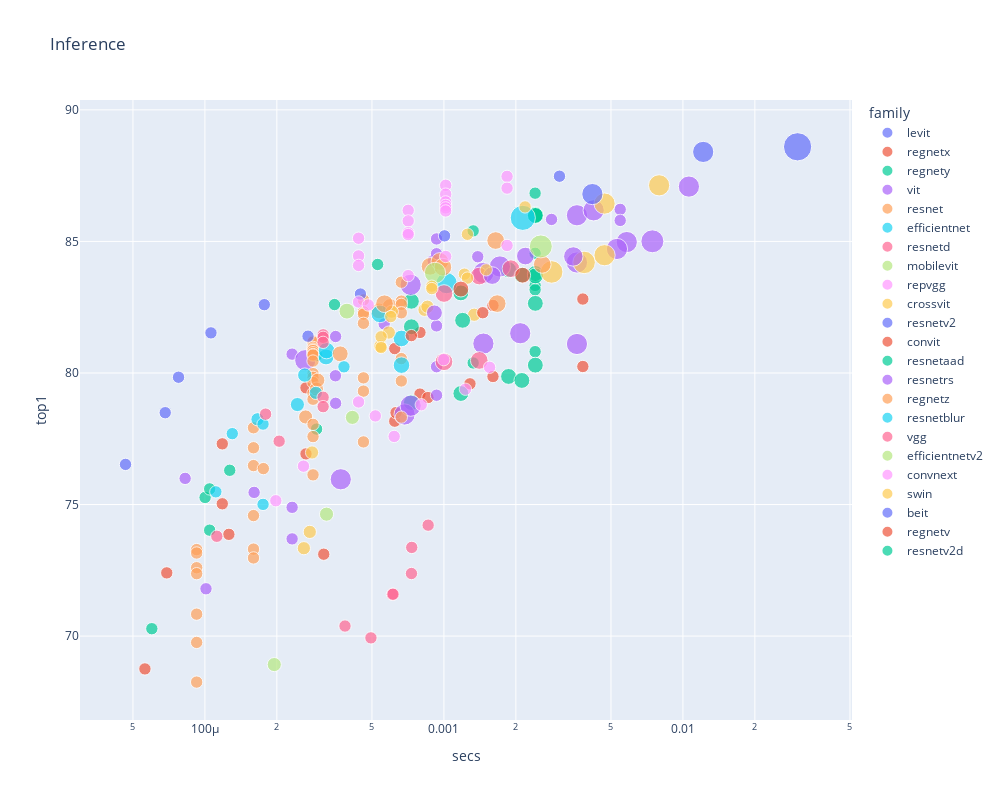

Here is the notebook cell this chart was saved with:
### Code cell
import pandas as pd
df_results = pd.read_csv('results-imagenet.csv')

df_results['model_org'] = df_results['model'] 
df_results['model'] = df_results['model'].str.split('.').str[0]

def get_data(part, col):
    df = pd.read_csv(f'benchmark-{part}-amp-nhwc-pt111-cu113-rtx3090.csv').merge(df_results, on='model')
    df['secs'] = 1. / df[col]
    df['family'] = df.model.str.extract('^([a-z]+?(?:v2)?)(?:\d|_|$)')
    df = df[~df.model.str.endswith('gn')]
    df.loc[df.model.str.contains('in22'),'family'] = df.loc[df.model.str.contains('in22'),'family'] + '_in22'
    df.loc[df.model.str.contains('resnet.*d'),'family'] = df.loc[df.model.str.contains('resnet.*d'),'family'] + 'd'
    return df[df.family.str.contains('^re[sg]netd?|beit|convnext|levit|efficient|vit|vgg|swin')]

df = get_data('infer', 'infer_samples_per_sec')

import plotly.express as px
w,h = 1000,800

def show_all(df, title, size):
    return px.scatter(df, width=w, height=h, size=df[size]**2, title=title,
        x='secs',  y='top1', log_x=True, color='family', hover_name='model_org', hover_data=[size])

show_all(df, 'Inference', 'infer_img_size')

### Figure 1 — Plotly figure (JSON) as saved in the notebook; plotly's stock layout.template omitted (floating-point values rounded to 4 significant figures)
{"data": [{"customdata": [[224], [224], [224], [224], [224]], "hovertemplate": "<b>%{hovertext}</b><br><br>family=levit<br>secs=%{x}<br>top1=%{y}<br>size=%{marker.size}<br>infer_img_size=%{customdata[0]}<extra></extra>", "hovertext": ["levit_128s.fb_dist_in1k", "levit_128.fb_dist_in1k", "levit_192.fb_dist_in1k", "levit_256.fb_dist_in1k", "levit_384.fb_dist_in1k"], "legendgroup": "levit", "marker": {"color": "#636efa", "size": [50176, 50176, 50176, 50176, 50176], "sizemode": "area", "sizeref": 655.4, "symbol": "circle"}, "mode": "markers", "name": "levit", "orientation": "v", "showlegend": true, "type": "scatter", "x": [4.654e-05, 6.822e-05, 7.756e-05, 0.000106, 0.0001772], "xaxis": "x", "y": [76.53, 78.49, 79.84, 81.52, 82.6], "yaxis": "y"}, {"customdata": [[224], [224], [224], [224], [224], [224], [224], [224], [224], [224], [224], [224], [224], [224], [224], [224], [224], [224]], "hovertemplate": "<b>%{hovertext}</b><br><br>family=regnetx<br>secs=%{x}<br>top1=%{y}<br>size=%{marker.size}<br>infer_img_size=%{customdata[0]}<extra></extra>", "hovertext": ["regnetx_002.pycls_in1k", "regnetx_004.pycls_in1k", "regnetx_008.tv2_in1k", "regnetx_008.pycls_in1k", "regnetx_006.pycls_in1k", "regnetx_016.tv2_in1k", "regnetx_016.pycls_in1k", "regnetx_032.tv2_in1k", "regnetx_032.pycls_in1k", "regnetx_040.pycls_in1k", "regnetx_080.tv2_in1k", "regnetx_080.pycls_in1k", "regnetx_064.pycls_in1k", "regnetx_120.pycls_in1k", "regnetx_160.tv2_in1k", "regnetx_160.pycls_in1k", "regnetx_320.tv2_in1k", "regnetx_320.pycls_in1k"], "legendgroup": "regnetx", "marker": {"color": "#EF553B", "size": [50176, 50176, 50176, 50176, 50176, 50176, 50176, 50176, 50176, 50176, 50176, 50176, 50176, 50176, 50176, 50176, 50176, 50176], "sizemode": "area", "sizeref": 655.4, "symbol": "circle"}, "mode": "markers", "name": "regnetx", "orientation": "v", "showlegend": true, "type": "scatter", "x": [5.611e-05, 6.925e-05, 0.0001182, 0.0001182, 0.000126, 0.0002648, 0.0002648, 0.0006228, 0.0006228, 0.0006304, 0.0007939, 0.0007939, 0.0008572, 0.001285, 0.001604, 0.001604, 0.003813, 0.003813], "xaxis": "x", "y": [68.75, 72.4, 77.31, 75.03, 73.87, 79.44, 76.92, 80.93, 78.17, 78.49, 81.54, 79.2, 79.07, 79.59, 82.57, 79.87, 82.81, 80.25], "yaxis": "y"}, {"customdata": [[224], [224], [224], [224], [224], [224], [224], [288], [288], [288], [288], [288], [224], [224], [288], [288], [288], [288], [224], [224], [224], [224], [224], [288], [288], [288], [288], [288], [288], [288]], "hovertemplate": "<b>%{hovertext}</b><br><br>family=regnety<br>secs=%{x}<br>top1=%{y}<br>size=%{marker.size}<br>infer_img_size=%{customdata[0]}<extra></extra>", "hovertext": ["regnety_002.pycls_in1k", "regnety_006.pycls_in1k", "regnety_004.tv2_in1k", "regnety_004.pycls_in1k", "regnety_008.pycls_in1k", "regnety_016.tv2_in1k", "regnety_016.pycls_in1k", "regnety_032.ra_in1k", "regnety_032.tv2_in1k", "regnety_032.pycls_in1k", "regnety_040.ra3_in1k", "regnety_040.pycls_in1k", "regnety_120.sw_in12k_ft_in1k", "regnety_120.pycls_in1k", "regnety_080.ra3_in1k", "regnety_080.pycls_in1k", "regnety_064.ra3_in1k", "regnety_064.pycls_in1k", "regnety_320.swag_ft_in1k", "regnety_320.swag_lc_in1k", "regnety_320.seer_ft_in1k", "regnety_320.tv2_in1k", "regnety_320.pycls_in1k", "regnety_160.swag_ft_in1k", "regnety_160.lion_in12k_ft_in1k", "regnety_160.sw_in12k_ft_in1k", "regnety_160.swag_lc_in1k", "regnety_160.deit_in1k", "regnety_160.tv2_in1k", "regnety_160.pycls_in1k"], "legendgroup": "regnety", "marker": {"color": "#00cc96", "size": [50176, 50176, 50176, 50176, 50176, 50176, 50176, 82944, 82944, 82944, 82944, 82944, 50176, 50176, 82944, 82944, 82944, 82944, 50176, 50176, 50176, 50176, 50176, 82944, 82944, 82944, 82944, 82944, 82944, 82944], "sizemode": "area", "sizeref": 655.4, "symbol": "circle"}, "mode": "markers", "name": "regnety", "orientation": "v", "showlegend": true, "type": "scatter", "x": [5.998e-05, 0.0001002, 0.0001047, 0.0001047, 0.000127, 0.0002934, 0.0002934, 0.0007311, 0.0007311, 0.0007311, 0.001177, 0.001177, 0.001326, 0.001326, 0.001864, 0.001864, 0.002119, 0.002119, 0.002408, 0.002408, 0.002408, 0.002408, 0.002408, 0.002413, 0.002413, 0.002413, 0.002413, 0.002413, 0.002413, 0.002413], "xaxis": "x", "y": [70.28, 75.27, 75.59, 74.03, 76.3, 80.67, 77.87, 82.73, 81.76, 78.88, 83.04, 79.22, 85.4, 80.38, 83.93, 79.87, 83.72, 79.72, 86.83, 84.55, 83.33, 83.16, 80.81, 86.02, 85.99, 85.99, 83.78, 83.69, 82.65, 80.3], "yaxis": "y"}, {"customdata": [[224], [224], [224], [224], [224], [224], [384], [224], [224], [384], [224], [384], [384], [384], [224], [224], [224], [224], [224], [224], [224], [384], [384], [384], [384], [224], [384], [384], [384], [384], [224], [224], [384], [384]], "hovertemplate": "<b>%{hovertext}</b><br><br>family=vit<br>secs=%{x}<br>top1=%{y}<br>size=%{marker.size}<br>infer_img_size=%{customdata[0]}<extra></extra>", "hovertext": ["vit_small_patch32_224.augreg_in21k_ft_in1k", "vit_tiny_r_s16_p8_224.augreg_in21k_ft_in1k", "vit_tiny_patch16_224.augreg_in21k_ft_in1k", "vit_base_patch32_224.augreg_in21k_ft_in1k", "vit_base_patch32_224.augreg_in1k", "vit_base_patch32_224.sam_in1k", "vit_small_patch32_384.augreg_in21k_ft_in1k", "vit_small_patch16_224.augreg_in21k_ft_in1k", "vit_small_patch16_224.augreg_in1k", "vit_tiny_r_s16_p8_384.augreg_in21k_ft_in1k", "vit_small_r26_s32_224.augreg_in21k_ft_in1k", "vit_tiny_patch16_384.augreg_in21k_ft_in1k", "vit_base_patch32_384.augreg_in21k_ft_in1k", "vit_base_patch32_384.augreg_in1k", "vit_base_patch16_224_miil.in21k_ft_in1k", "vit_base_patch16_224.augreg2_in21k_ft_in1k", "vit_base_patch16_224.augreg_in21k_ft_in1k", "vit_base_patch16_224.orig_in21k_ft_in1k", "vit_base_patch16_224.sam_in1k", "vit_base_patch16_224.augreg_in1k", "vit_large_r50_s32_224.augreg_in21k_ft_in1k", "vit_small_patch16_384.augreg_in21k_ft_in1k", "vit_small_patch16_384.augreg_in1k", "vit_small_r26_s32_384.augreg_in21k_ft_in1k", "vit_large_patch32_384.orig_in21k_ft_in1k", "vit_large_patch16_224.augreg_in21k_ft_in1k", "vit_base_patch16_384.augreg_in21k_ft_in1k", "vit_base_patch16_384.orig_in21k_ft_in1k", "vit_base_patch16_384.augreg_in1k", "vit_large_r50_s32_384.augreg_in21k_ft_in1k", "vit_base_patch8_224.augreg2_in21k_ft_in1k", "vit_base_patch8_224.augreg_in21k_ft_in1k", "vit_base_r50_s16_384.orig_in21k_ft_in1k", "vit_large_patch16_384.augreg_in21k_ft_in1k"], "legendgroup": "vit", "marker": {"color": "#ab63fa", "size": [50176, 50176, 50176, 50176, 50176, 50176, 147456, 50176, 50176, 147456, 50176, 147456, 147456, 147456, 50176, 50176, 50176, 50176, 50176, 50176, 50176, 147456, 147456, 147456, 147456, 50176, 147456, 147456, 147456, 147456, 50176, 50176, 147456, 147456], "sizemode": "area", "sizeref": 655.4, "symbol": "circle"}, "mode": "markers", "name": "vit", "orientation": "v", "showlegend": true, "type": "scatter", "x": [8.265e-05, 0.0001011, 0.0001607, 0.0002317, 0.0002317, 0.0002317, 0.000263, 0.0003523, 0.0003523, 0.0003703, 0.0005623, 0.0006846, 0.0007258, 0.0007258, 0.0009018, 0.0009316, 0.0009316, 0.0009316, 0.0009316, 0.0009316, 0.001386, 0.001463, 0.001463, 0.001715, 0.002086, 0.00282, 0.003603, 0.003603, 0.003603, 0.004232, 0.005465, 0.005465, 0.005822, 0.01059], "xaxis": "x", "y": [75.99, 71.8, 75.46, 80.72, 74.89, 73.69, 80.49, 81.39, 78.85, 75.96, 81.86, 78.42, 83.35, 78.76, 84.27, 85.09, 84.53, 81.79, 80.24, 79.15, 84.42, 83.8, 81.12, 84.05, 81.51, 85.84, 85.99, 84.2, 81.1, 86.18, 86.22, 85.8, 84.98, 87.08], "yaxis": "y"}, {"customdata": [[224], [224], [224], [224], [224], [224], [224], [224], [224], [224], [224], [224], [224], [224], [256], [224], [224], [224], [224], [224], [224], [224], [224], [224], [224], [224], [224], [224], [224], [224], [224], [224], [224], [256], [256], [224], [224], [224], [224], [224], [224], [224], [288], [288], [224], [224], [224], [224], [224], [224], [224]], "hovertemplate": "<b>%{hovertext}</b><br><br>family=resnet<br>secs=%{x}<br>top1=%{y}<br>size=%{marker.size}<br>infer_img_size=%{customdata[0]}<extra></extra>", "hovertext": ["resnet18.fb_swsl_ig1b_ft_in1k", "resnet18.a1_in1k", "resnet18.fb_ssl_yfcc100m_ft_in1k", "resnet18.a2_in1k", "resnet18.gluon_in1k", "resnet18.tv_in1k", "resnet18.a3_in1k", "resnet34.a1_in1k", "resnet34.a2_in1k", "resnet34.bt_in1k", "resnet34.gluon_in1k", "resnet34.tv_in1k", "resnet34.a3_in1k", "resnet26.bt_in1k", "resnet26t.ra2_in1k", "resnet50.a1_in1k", "resnet50.fb_swsl_ig1b_ft_in1k", "resnet50.d_in1k", "resnet50.c1_in1k", "resnet50.c2_in1k", "resnet50.tv2_in1k", "resnet50.a2_in1k", "resnet50.b1k_in1k", "resnet50.a1h_in1k", "resnet50.b2k_in1k", "resnet50.ram_in1k", "resnet50.ra_in1k", "resnet50.bt_in1k", "resnet50.fb_ssl_yfcc100m_ft_in1k", "resnet50.am_in1k", "resnet50.a3_in1k", "resnet50.gluon_in1k", "resnet50.tv_in1k", "resnet32ts.ra2_in1k", "resnet33ts.ra2_in1k", "resnet101.a1h_in1k", "resnet101.a1_in1k", "resnet101.a2_in1k", "resnet101.tv2_in1k", "resnet101.a3_in1k", "resnet101.gluon_in1k", "resnet101.tv_in1k", "resnet51q.ra2_in1k", "resnet61q.ra2_in1k", "resnet152.a1h_in1k", "resnet152.a1_in1k", "resnet152.a2_in1k", "resnet152.tv2_in1k", "resnet152.a3_in1k", "resnet152.gluon_in1k", "resnet152.tv_in1k"], "legendgroup": "resnet", "marker": {"color": "#FFA15A", "size": [50176, 50176, 50176, 50176, 50176, 50176, 50176, 50176, 50176, 50176, 50176, 50176, 50176, 50176, 65536, 50176, 50176, 50176, 50176, 50176, 50176, 50176, 50176, 50176, 50176, 50176, 50176, 50176, 50176, 50176, 50176, 50176, 50176, 65536, 65536, 50176, 50176, 50176, 50176, 50176, 50176, 50176, 82944, 82944, 50176, 50176, 50176, 50176, 50176, 50176, 50176], "sizemode": "area", "sizeref": 655.4, "symbol": "circle"}, "mode": "markers", "name": "resnet", "orientation": "v", "showlegend": true, "type": "scatter", "x": [9.237e-05, 9.237e-05, 9.237e-05, 9.237e-05, 9.237e-05, 9.237e-05, 9.237e-05, 0.0001597, 0.0001597, 0.0001597, 0.0001597, 0.0001597, 0.0001597, 0.0001756, 0.0002639, 0.0002834, 0.0002834, 0.0002834, 0.0002834, 0.0002834, 0.0002834, 0.0002834, 0.0002834, 0.0002834, 0.0002834, 0.0002834, 0.0002834, 0.0002834, 0.0002834, 0.0002834, 0.0002834, 0.0002834, 0.0002834, 0.0002929, 0.0002967, 0.0004606, 0.0004606, 0.0004606, 0.0004606, 0.0004606, 0.0004606, 0.0004606, 0.0005349, 0.000596, 0.0006634, 0.0006634, 0.0006634, 0.0006634, 0.0006634, 0.0006634, 0.0006634], "xaxis": "x", "y": [73.29, 73.16, 72.6, 72.37, 70.83, 69.76, 68.25, 77.92, 77.16, 76.48, 74.58, 73.31, 72.97, 76.37, 78.33, 81.21, 81.17, 80.97, 80.91, 80.87, 80.85, 80.77, 80.71, 80.68, 80.45, 79.98, 79.84, 79.64, 79.23, 79.0, 78.05, 77.58, 76.13, 79.39, 79.73, 82.78, 82.32, 82.24, 81.89, 79.81, 79.31, 77.38, 82.36, 82.52, 83.45, 82.73, 82.61, 82.29, 80.55, 79.7, 78.32], "yaxis": "y"}, {"customdata": [[224], [224], [240], [224], [224], [256], [260], [240], [288], [300], [320], [300], [300], [384], [456]], "hovertemplate": "<b>%{hovertext}</b><br><br>family=efficientnet<br>secs=%{x}<br>top1=%{y}<br>size=%{marker.size}<br>infer_img_size=%{customdata[0]}<extra></extra>", "hovertext": ["efficientnet_lite0.ra_in1k", "efficientnet_b0.ra_in1k", "efficientnet_b1_pruned.in1k", "efficientnet_es.ra_in1k", "efficientnet_es_pruned.in1k", "efficientnet_b1.ft_in1k", "efficientnet_b2_pruned.in1k", "efficientnet_em.ra2_in1k", "efficientnet_b2.ra_in1k", "efficientnet_b3_pruned.in1k", "efficientnet_b3.ra2_in1k", "efficientnet_el.ra_in1k", "efficientnet_el_pruned.in1k", "efficientnet_b4.ra2_in1k", "efficientnet_b5.sw_in12k_ft_in1k"], "legendgroup": "efficientnet", "marker": {"color": "#19d3f3", "size": [50176, 50176, 57600, 50176, 50176, 65536, 67600, 57600, 82944, 90000, 102400, 90000, 90000, 147456, 207936], "sizemode": "area", "sizeref": 655.4, "symbol": "circle"}, "mode": "markers", "name": "efficientnet", "orientation": "v", "showlegend": true, "type": "scatter", "x": [0.0001111, 0.0001302, 0.000166, 0.0001751, 0.0001751, 0.0002438, 0.0002617, 0.0002912, 0.0003212, 0.0003228, 0.0005396, 0.0006642, 0.0006644, 0.001026, 0.002138], "xaxis": "x", "y": [75.48, 77.69, 78.24, 78.06, 75.01, 78.8, 79.92, 79.24, 80.61, 80.85, 82.25, 81.31, 80.3, 83.41, 85.9], "yaxis": "y"}, {"customdata": [[224], [224], [224], [224], [224], [224], [224], [224], [320], [320], [320], [320], [320]], "hovertemplate": "<b>%{hovertext}</b><br><br>family=resnetd<br>secs=%{x}<br>top1=%{y}<br>size=%{marker.size}<br>infer_img_size=%{customdata[0]}<extra></extra>", "hovertext": ["resnet18d.ra2_in1k", "resnet34d.ra2_in1k", "resnet26d.bt_in1k", "resnet50d.a1_in1k", "resnet50d.ra2_in1k", "resnet50d.a2_in1k", "resnet50d.gluon_in1k", "resnet50d.a3_in1k", "resnet101d.ra2_in1k", "resnet101d.gluon_in1k", "resnet152d.ra2_in1k", "resnet152d.gluon_in1k", "resnet200d.ra2_in1k"], "legendgroup": "resnetd", "marker": {"color": "#FF6692", "size": [50176, 50176, 50176, 50176, 50176, 50176, 50176, 50176, 102400, 102400, 102400, 102400, 102400], "sizemode": "area", "sizeref": 655.4, "symbol": "circle"}, "mode": "markers", "name": "resnetd", "orientation": "v", "showlegend": true, "type": "scatter", "x": [0.0001122, 0.0001795, 0.0002045, 0.0003124, 0.0003124, 0.0003124, 0.0003124, 0.0003124, 0.001001, 0.001001, 0.001405, 0.001405, 0.001907], "xaxis": "x", "y": [73.79, 78.44, 77.41, 81.45, 81.36, 81.16, 79.08, 78.72, 83.02, 80.43, 83.68, 80.48, 83.96], "yaxis": "y"}, {"customdata": [[256], [256], [256]], "hovertemplate": "<b>%{hovertext}</b><br><br>family=mobilevit<br>secs=%{x}<br>top1=%{y}<br>size=%{marker.size}<br>infer_img_size=%{customdata[0]}<extra></extra>", "hovertext": ["mobilevit_xxs.cvnets_in1k", "mobilevit_xs.cvnets_in1k", "mobilevit_s.cvnets_in1k"], "legendgroup": "mobilevit", "marker": {"color": "#B6E880", "size": [65536, 65536, 65536], "sizemode": "area", "sizeref": 655.4, "symbol": "circle"}, "mode": "markers", "name": "mobilevit", "orientation": "v", "showlegend": true, "type": "scatter", "x": [0.0001951, 0.0003228, 0.0004141], "xaxis": "x", "y": [68.92, 74.63, 78.31], "yaxis": "y"}, {"customdata": [[224], [224], [224], [224], [224], [224], [224], [224]], "hovertemplate": "<b>%{hovertext}</b><br><br>family=repvgg<br>secs=%{x}<br>top1=%{y}<br>size=%{marker.size}<br>infer_img_size=%{customdata[0]}<extra></extra>", "hovertext": ["repvgg_b0.rvgg_in1k", "repvgg_a2.rvgg_in1k", "repvgg_b1.rvgg_in1k", "repvgg_b1g4.rvgg_in1k", "repvgg_b2.rvgg_in1k", "repvgg_b3.rvgg_in1k", "repvgg_b2g4.rvgg_in1k", "repvgg_b3g4.rvgg_in1k"], "legendgroup": "repvgg", "marker": {"color": "#FF97FF", "size": [50176, 50176, 50176, 50176, 50176, 50176, 50176, 50176], "sizemode": "area", "sizeref": 655.4, "symbol": "circle"}, "mode": "markers", "name": "repvgg", "orientation": "v", "showlegend": true, "type": "scatter", "x": [0.0001981, 0.0002585, 0.0005165, 0.0006193, 0.000804, 0.0009982, 0.00123, 0.001553], "xaxis": "x", "y": [75.14, 76.46, 78.37, 77.59, 78.79, 80.51, 79.38, 80.22], "yaxis": "y"}, {"customdata": [[240], [240], [240], [240], [240], [240], [240], [240], [240], [408], [408]], "hovertemplate": "<b>%{hovertext}</b><br><br>family=crossvit<br>secs=%{x}<br>top1=%{y}<br>size=%{marker.size}<br>infer_img_size=%{customdata[0]}<extra></extra>", "hovertext": ["crossvit_tiny_240.in1k", "crossvit_9_240.in1k", "crossvit_9_dagger_240.in1k", "crossvit_small_240.in1k", "crossvit_15_240.in1k", "crossvit_15_dagger_240.in1k", "crossvit_18_240.in1k", "crossvit_18_dagger_240.in1k", "crossvit_base_240.in1k", "crossvit_15_dagger_408.in1k", "crossvit_18_dagger_408.in1k"], "legendgroup": "crossvit", "marker": {"color": "#FECB52", "size": [57600, 57600, 57600, 57600, 57600, 57600, 57600, 57600, 57600, 166464, 166464], "sizemode": "area", "sizeref": 655.4, "symbol": "circle"}, "mode": "markers", "name": "crossvit", "orientation": "v", "showlegend": true, "type": "scatter", "x": [0.0002594, 0.0002747, 0.0002807, 0.0005423, 0.0005881, 0.0006054, 0.0008295, 0.0008531, 0.001338, 0.002824, 0.003859], "xaxis": "x", "y": [73.34, 73.96, 76.98, 81.02, 81.54, 82.33, 82.4, 82.52, 82.21, 83.84, 84.2], "yaxis": "y"}, {"customdata": [[224], [224]], "hovertemplate": "<b>%{hovertext}</b><br><br>family=resnetv2<br>secs=%{x}<br>top1=%{y}<br>size=%{marker.size}<br>infer_img_size=%{customdata[0]}<extra></extra>", "hovertext": ["resnetv2_50.a1h_in1k", "resnetv2_101.a1h_in1k"], "legendgroup": "resnetv2", "marker": {"color": "#636efa", "size": [50176, 50176], "sizemode": "area", "sizeref": 655.4, "symbol": "circle"}, "mode": "markers", "name": "resnetv2", "orientation": "v", "showlegend": true, "type": "scatter", "x": [0.00027, 0.0004473], "xaxis": "x", "y": [81.4, 83], "yaxis": "y"}, {"customdata": [[224], [224], [224]], "hovertemplate": "<b>%{hovertext}</b><br><br>family=convit<br>secs=%{x}<br>top1=%{y}<br>size=%{marker.size}<br>infer_img_size=%{customdata[0]}<extra></extra>", "hovertext": ["convit_tiny.fb_in1k", "convit_small.fb_in1k", "convit_base.fb_in1k"], "legendgroup": "convit", "marker": {"color": "#EF553B", "size": [50176, 50176, 50176], "sizemode": "area", "sizeref": 655.4, "symbol": "circle"}, "mode": "markers", "name": "convit", "orientation": "v", "showlegend": true, "type": "scatter", "x": [0.0003143, 0.0007307, 0.001454], "xaxis": "x", "y": [73.11, 81.42, 82.29], "yaxis": "y"}, {"customdata": [[224], [224]], "hovertemplate": "<b>%{hovertext}</b><br><br>family=resnetaad<br>secs=%{x}<br>top1=%{y}<br>size=%{marker.size}<br>infer_img_size=%{customdata[0]}<extra></extra>", "hovertext": ["resnetaa50d.sw_in12k_ft_in1k", "resnetaa101d.sw_in12k_ft_in1k"], "legendgroup": "resnetaad", "marker": {"color": "#00cc96", "size": [50176, 50176], "sizemode": "area", "sizeref": 655.4, "symbol": "circle"}, "mode": "markers", "name": "resnetaad", "orientation": "v", "showlegend": true, "type": "scatter", "x": [0.0003485, 0.0005281], "xaxis": "x", "y": [82.6, 84.12], "yaxis": "y"}, {"customdata": [[224], [288], [320], [320], [352], [384], [416]], "hovertemplate": "<b>%{hovertext}</b><br><br>family=resnetrs<br>secs=%{x}<br>top1=%{y}<br>size=%{marker.size}<br>infer_img_size=%{customdata[0]}<extra></extra>", "hovertext": ["resnetrs50.tf_in1k", "resnetrs101.tf_in1k", "resnetrs152.tf_in1k", "resnetrs200.tf_in1k", "resnetrs270.tf_in1k", "resnetrs350.tf_in1k", "resnetrs420.tf_in1k"], "legendgroup": "resnetrs", "marker": {"color": "#ab63fa", "size": [50176, 82944, 102400, 102400, 123904, 147456, 173056], "sizemode": "area", "sizeref": 655.4, "symbol": "circle"}, "mode": "markers", "name": "resnetrs", "orientation": "v", "showlegend": true, "type": "scatter", "x": [0.0003516, 0.0009126, 0.001592, 0.002192, 0.003478, 0.005297, 0.00745], "xaxis": "x", "y": [79.89, 82.28, 83.7, 84.44, 84.43, 84.71, 85.0], "yaxis": "y"}, {"customdata": [[288], [320], [320], [320], [320], [320], [320], [320]], "hovertemplate": "<b>%{hovertext}</b><br><br>family=regnetz<br>secs=%{x}<br>top1=%{y}<br>size=%{marker.size}<br>infer_img_size=%{customdata[0]}<extra></extra>", "hovertext": ["regnetz_b16.ra3_in1k", "regnetz_c16.ra3_in1k", "regnetz_d8.ra3_in1k", "regnetz_040.ra3_in1k", "regnetz_d32.ra3_in1k", "regnetz_e8.ra3_in1k", "regnetz_c16_evos.ch_in1k", "regnetz_d8_evos.ch_in1k"], "legendgroup": "regnetz", "marker": {"color": "#FFA15A", "size": [82944, 102400, 102400, 102400, 102400, 102400, 102400, 102400], "sizemode": "area", "sizeref": 655.4, "symbol": "circle"}, "mode": "markers", "name": "regnetz", "orientation": "v", "showlegend": true, "type": "scatter", "x": [0.0003682, 0.0005641, 0.0008749, 0.0009619, 0.0009902, 0.001646, 0.001671, 0.00258], "xaxis": "x", "y": [80.73, 82.63, 84.05, 84.24, 84.02, 85.03, 82.64, 84.13], "yaxis": "y"}, {"customdata": [[224]], "hovertemplate": "<b>%{hovertext}</b><br><br>family=resnetblur<br>secs=%{x}<br>top1=%{y}<br>size=%{marker.size}<br>infer_img_size=%{customdata[0]}<extra></extra>", "hovertext": ["resnetblur50.bt_in1k"], "legendgroup": "resnetblur", "marker": {"color": "#19d3f3", "size": [50176], "sizemode": "area", "sizeref": 655.4, "symbol": "circle"}, "mode": "markers", "name": "resnetblur", "orientation": "v", "showlegend": true, "type": "scatter", "x": [0.0003818], "xaxis": "x", "y": [80.23], "yaxis": "y"}, {"customdata": [[224], [224], [224], [224], [224], [224], [224]], "hovertemplate": "<b>%{hovertext}</b><br><br>family=vgg<br>secs=%{x}<br>top1=%{y}<br>size=%{marker.size}<br>infer_img_size=%{customdata[0]}<extra></extra>", "hovertext": ["vgg11_bn.tv_in1k", "vgg13.tv_in1k", "vgg13_bn.tv_in1k", "vgg16.tv_in1k", "vgg19.tv_in1k", "vgg16_bn.tv_in1k", "vgg19_bn.tv_in1k"], "legendgroup": "vgg", "marker": {"color": "#FF6692", "size": [50176, 50176, 50176, 50176, 50176, 50176, 50176], "sizemode": "area", "sizeref": 655.4, "symbol": "circle"}, "mode": "markers", "name": "vgg", "orientation": "v", "showlegend": true, "type": "scatter", "x": [0.0003856, 0.0004951, 0.000609, 0.0006127, 0.0007314, 0.0007335, 0.0008591], "xaxis": "x", "y": [70.38, 69.93, 71.59, 71.59, 72.38, 73.37, 74.22], "yaxis": "y"}, {"customdata": [[288], [384], [416]], "hovertemplate": "<b>%{hovertext}</b><br><br>family=efficientnetv2<br>secs=%{x}<br>top1=%{y}<br>size=%{marker.size}<br>infer_img_size=%{customdata[0]}<extra></extra>", "hovertext": ["efficientnetv2_rw_t.ra2_in1k", "efficientnetv2_rw_s.ra2_in1k", "efficientnetv2_rw_m.agc_in1k"], "legendgroup": "efficientnetv2", "marker": {"color": "#B6E880", "size": [82944, 147456, 173056], "sizemode": "area", "sizeref": 655.4, "symbol": "circle"}, "mode": "markers", "name": "efficientnetv2", "orientation": "v", "showlegend": true, "type": "scatter", "x": [0.0003929, 0.0009177, 0.002543], "xaxis": "x", "y": [82.35, 83.81, 84.81], "yaxis": "y"}, {"customdata": [[224], [224], [224], [224], [224], [224], [224], [224], [224], [224], [224], [224], [224], [224], [224], [224], [224], [224], [224], [224], [224]], "hovertemplate": "<b>%{hovertext}</b><br><br>family=convnext<br>secs=%{x}<br>top1=%{y}<br>size=%{marker.size}<br>infer_img_size=%{customdata[0]}<extra></extra>", "hovertext": ["convnext_tiny.in12k_ft_in1k_384", "convnext_tiny.in12k_ft_in1k", "convnext_tiny.fb_in22k_ft_in1k_384", "convnext_tiny.fb_in1k", "convnext_tiny.fb_in22k_ft_in1k", "convnext_tiny_hnf.a2h_in1k", "convnext_small.in12k_ft_in1k_384", "convnext_small.fb_in22k_ft_in1k_384", "convnext_small.in12k_ft_in1k", "convnext_small.fb_in22k_ft_in1k", "convnext_small.fb_in1k", "convnext_base.clip_laion2b_augreg_ft_in12k_in1k_384", "convnext_base.fb_in22k_ft_in1k_384", "convnext_base.clip_laiona_augreg_ft_in1k_384", "convnext_base.clip_laion2b_augreg_ft_in12k_in1k", "convnext_base.fb_in22k_ft_in1k", "convnext_base.clip_laion2b_augreg_ft_in1k", "convnext_base.fb_in1k", "convnext_large.fb_in22k_ft_in1k_384", "convnext_large.fb_in22k_ft_in1k", "convnext_large.fb_in1k"], "legendgroup": "convnext", "marker": {"color": "#FF97FF", "size": [50176, 50176, 50176, 50176, 50176, 50176, 50176, 50176, 50176, 50176, 50176, 50176, 50176, 50176, 50176, 50176, 50176, 50176, 50176, 50176, 50176], "sizemode": "area", "sizeref": 655.4, "symbol": "circle"}, "mode": "markers", "name": "convnext", "orientation": "v", "showlegend": true, "type": "scatter", "x": [0.0004395, 0.0004395, 0.0004395, 0.0004395, 0.0004395, 0.0004823, 0.0007089, 0.0007089, 0.0007089, 0.0007089, 0.0007089, 0.001017, 0.001017, 0.001017, 0.001017, 0.001017, 0.001017, 0.001017, 0.001837, 0.001837, 0.001837], "xaxis": "x", "y": [85.12, 84.45, 84.09, 82.7, 78.9, 82.58, 86.18, 85.78, 85.33, 85.26, 83.7, 87.13, 86.8, 86.5, 86.37, 86.27, 86.16, 84.43, 87.47, 87.03, 84.85], "yaxis": "y"}, {"customdata": [[224], [224], [224], [224], [224], [224], [224], [224], [224], [224], [384], [384], [384]], "hovertemplate": "<b>%{hovertext}</b><br><br>family=swin<br>secs=%{x}<br>top1=%{y}<br>size=%{marker.size}<br>infer_img_size=%{customdata[0]}<extra></extra>", "hovertext": ["swin_tiny_patch4_window7_224.ms_in1k", "swin_tiny_patch4_window7_224.ms_in22k_ft_in1k", "swin_s3_tiny_224.ms_in1k", "swin_small_patch4_window7_224.ms_in22k_ft_in1k", "swin_small_patch4_window7_224.ms_in1k", "swin_s3_small_224.ms_in1k", "swin_base_patch4_window7_224.ms_in22k_ft_in1k", "swin_base_patch4_window7_224.ms_in1k", "swin_s3_base_224.ms_in1k", "swin_large_patch4_window7_224.ms_in22k_ft_in1k", "swin_base_patch4_window12_384.ms_in22k_ft_in1k", "swin_base_patch4_window12_384.ms_in1k", "swin_large_patch4_window12_384.ms_in22k_ft_in1k"], "legendgroup": "swin", "marker": {"color": "#FECB52", "size": [50176, 50176, 50176, 50176, 50176, 50176, 50176, 50176, 50176, 50176, 147456, 147456, 147456], "sizemode": "area", "sizeref": 655.4, "symbol": "circle"}, "mode": "markers", "name": "swin", "orientation": "v", "showlegend": true, "type": "scatter", "x": [0.000546, 0.000546, 0.0005993, 0.0008899, 0.0008899, 0.001218, 0.001254, 0.001254, 0.001503, 0.002185, 0.0047, 0.0047, 0.00795], "xaxis": "x", "y": [81.38, 80.97, 82.14, 83.3, 83.21, 83.76, 85.27, 83.61, 83.92, 86.31, 86.44, 84.48, 87.13], "yaxis": "y"}, {"customdata": [[224], [224], [384], [384], [512]], "hovertemplate": "<b>%{hovertext}</b><br><br>family=beit<br>secs=%{x}<br>top1=%{y}<br>size=%{marker.size}<br>infer_img_size=%{customdata[0]}<extra></extra>", "hovertext": ["beit_base_patch16_224.in22k_ft_in22k_in1k", "beit_large_patch16_224.in22k_ft_in22k_in1k", "beit_base_patch16_384.in22k_ft_in22k_in1k", "beit_large_patch16_384.in22k_ft_in22k_in1k", "beit_large_patch16_512.in22k_ft_in22k_in1k"], "legendgroup": "beit", "marker": {"color": "#636efa", "size": [50176, 50176, 147456, 147456, 262144], "sizemode": "area", "sizeref": 655.4, "symbol": "circle"}, "mode": "markers", "name": "beit", "orientation": "v", "showlegend": true, "type": "scatter", "x": [0.001006, 0.003045, 0.00418, 0.01216, 0.03018], "xaxis": "x", "y": [85.21, 87.48, 86.8, 88.4, 88.6], "yaxis": "y"}, {"customdata": [[288], [288]], "hovertemplate": "<b>%{hovertext}</b><br><br>family=regnetv<br>secs=%{x}<br>top1=%{y}<br>size=%{marker.size}<br>infer_img_size=%{customdata[0]}<extra></extra>", "hovertext": ["regnetv_040.ra3_in1k", "regnetv_064.ra3_in1k"], "legendgroup": "regnetv", "marker": {"color": "#EF553B", "size": [82944, 82944], "sizemode": "area", "sizeref": 655.4, "symbol": "circle"}, "mode": "markers", "name": "regnetv", "orientation": "v", "showlegend": true, "type": "scatter", "x": [0.001178, 0.002136], "xaxis": "x", "y": [83.19, 83.72], "yaxis": "y"}, {"customdata": [[288]], "hovertemplate": "<b>%{hovertext}</b><br><br>family=resnetv2d<br>secs=%{x}<br>top1=%{y}<br>size=%{marker.size}<br>infer_img_size=%{customdata[0]}<extra></extra>", "hovertext": ["resnetv2_50d_evos.ah_in1k"], "legendgroup": "resnetv2d", "marker": {"color": "#00cc96", "size": [82944], "sizemode": "area", "sizeref": 655.4, "symbol": "circle"}, "mode": "markers", "name": "resnetv2d", "orientation": "v", "showlegend": true, "type": "scatter", "x": [0.001198], "xaxis": "x", "y": [82.0], "yaxis": "y"}], "layout": {"height": 800, "legend": {"itemsizing": "constant", "title": {"text": "family"}, "tracegroupgap": 0}, "title": {"text": "Inference"}, "width": 1000, "xaxis": {"anchor": "y", "domain": [0, 1], "title": {"text": "secs"}, "type": "log"}, "yaxis": {"anchor": "x", "domain": [0, 1], "title": {"text": "top1"}}}}
